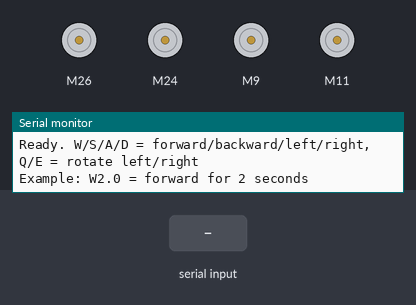
A sketch run on a simulated Arduino Uno, built with avr-gcc and run on an emulated ATmega328P. Parts: 4 × DC motor (green arrow = forward, orange = backward, longer = faster), the last lines printed to the serial monitor. The test bench sets the inputs (shaded band).

Above: at 1.2 s.
1.3 s: "W90\n" received over Serial
At 2.3 s:
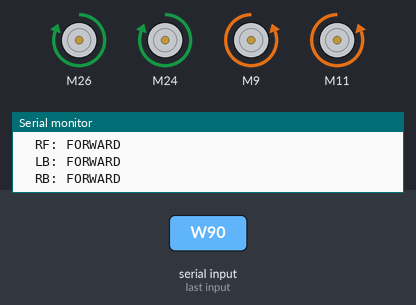
2.8 s: "S90\n" received over Serial
At 3.5 s:
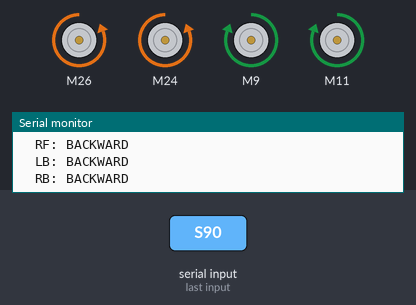
4.3 s: "A90\n" received over Serial
At 4.6 s:
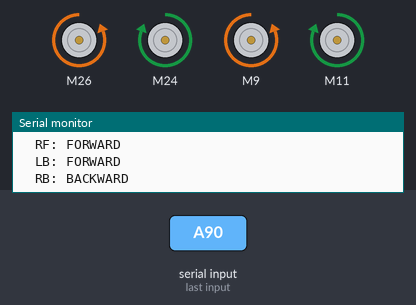
5.8 s: "D90\n" received over Serial
At 7.0 s:
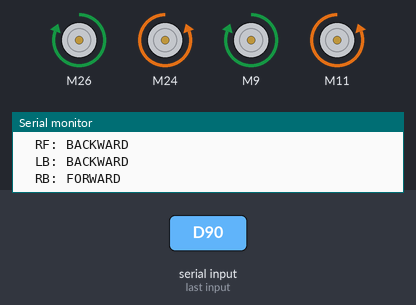
7.3 s: "Q90\n" received over Serial
At 8.1 s:
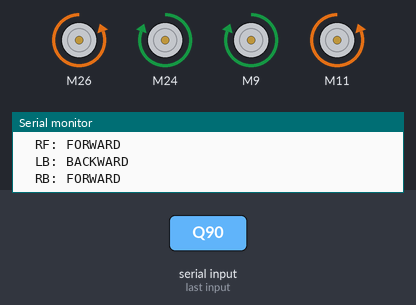
Timing chart, 0 to 18.8 s (numbered marks = the images above; inputs shaded):
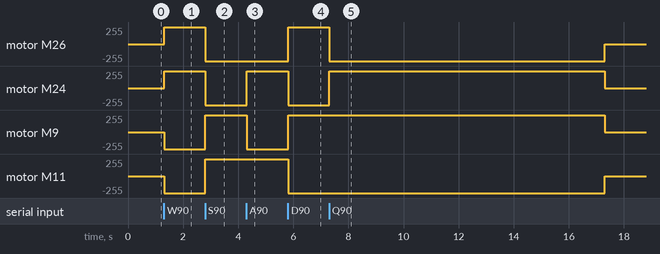

The sketch:

set_motor.ino
```cpp
#include <SparkFun_TB6612.h>

// ---------- Direction constants ----------
const int FORWARD  =  1;
const int BACKWARD = -1;

// ---------- Pins ----------
// Front Wheels
#define PWMA_F 7
#define AIN2_F 8
#define AIN1_F 9
#define STBY_F 10
#define BIN1_F 11 //right
#define BIN2_F 12 //right
#define PWMB_F 13

// Back Wheels
#define PWMA_B 22
#define AIN2_B 23
#define AIN1_B 24
#define STBY_B 25
#define BIN1_B 26 //right
#define BIN2_B 27 //right
#define PWMB_B 28

const int offset_LF = -1;
const int offset_RF = -1;
const int offset_LB = 1;
const int offset_RB = 1;

Motor motor_left_front  = Motor(BIN1_B, BIN2_B, PWMB_B, offset_RB, STBY_B);
Motor motor_left_back   = Motor(AIN1_F, AIN2_F, PWMA_F, offset_LF, STBY_F);

Motor motor_right_front = Motor(AIN1_B, AIN2_B, PWMA_B, offset_LB, STBY_B);
Motor motor_right_back  = Motor(BIN1_F, BIN2_F, PWMB_F, offset_RF, STBY_F);

#define TEST_SPEED 100   // percent (pins 22 and 28 only work at 100%)

// ---------- Non-blocking motor timing ----------
struct MotorTimer {
  Motor *motor;
  bool active;
  unsigned long startTime;
  unsigned long duration;
};

MotorTimer motorTimers[] = {
  { &motor_left_front,  false, 0, 0 },
  { &motor_right_front, false, 0, 0 },
  { &motor_left_back,   false, 0, 0 },
  { &motor_right_back,  false, 0, 0 }
};
const int NUM_MOTORS = sizeof(motorTimers) / sizeof(motorTimers[0]);

// speedPercent: 0-100, direction: FORWARD/BACKWARD, duration in ms
void set_motor(Motor &motor, int speedPercent, int direction, unsigned long duration) {
  speedPercent = constrain(speedPercent, 0, 100);
  int pwm = map(speedPercent, 0, 100, 0, 255);
  int signedSpeed = (direction >= 0) ? pwm : -pwm;

  for (int i = 0; i < NUM_MOTORS; i++) {
    if (motorTimers[i].motor == &motor) {
      motor.drive(signedSpeed);
      motorTimers[i].startTime = millis();
      motorTimers[i].duration  = duration;
      motorTimers[i].active    = true;
      return;
    }
  }
  Serial.println("set_motor: motor not registered in motorTimers");
}

// Call every loop(): brakes any motor whose duration has elapsed
void update_motors() {
  unsigned long now = millis();
  for (int i = 0; i < NUM_MOTORS; i++) {
    if (motorTimers[i].active && (now - motorTimers[i].startTime >= motorTimers[i].duration)) {
      motorTimers[i].motor->brake();
      motorTimers[i].active = false;
    }
  }
}

// ---------- Mecanum movement ----------

void log_wheel(const char *name, int direction) {
  Serial.print("  ");
  Serial.print(name);
  Serial.print(": ");
  Serial.println(direction == FORWARD ? "FORWARD" : "BACKWARD");
}

void bot_move(const char *label, int dirLF, int dirRF, int dirLB, int dirRB,
              unsigned long duration) {
  Serial.print("[");
  Serial.print(millis());
  Serial.print(" ms] ");
  Serial.print(label);
  Serial.print(" | speed=");
  Serial.print(TEST_SPEED);
  Serial.print("% | duration=");
  Serial.print(duration);
  Serial.println(" ms");

  log_wheel("LF", dirLF);
  log_wheel("RF", dirRF);
  log_wheel("LB", dirLB);
  log_wheel("RB", dirRB);

  set_motor(motor_left_front,  TEST_SPEED, dirLF, duration);
  set_motor(motor_right_front, TEST_SPEED, dirRF, duration);
  set_motor(motor_left_back,   TEST_SPEED, dirLB, duration);
  set_motor(motor_right_back,  TEST_SPEED, dirRB, duration);
}

void bot_forward(unsigned long duration) {
  bot_move("BOT FORWARD", FORWARD, FORWARD, FORWARD, FORWARD, duration);
}

void bot_backward(unsigned long duration) {
  bot_move("BOT BACKWARD", BACKWARD, BACKWARD, BACKWARD, BACKWARD, duration);
}

// Strafe left: LF and RB backward, RF and LB forward
void bot_left(unsigned long duration) {
  bot_move("BOT STRAFE LEFT", BACKWARD, FORWARD, FORWARD, BACKWARD, duration);
}

// Strafe right: LF and RB forward, RF and LB backward
void bot_right(unsigned long duration) {
  bot_move("BOT STRAFE RIGHT", FORWARD, BACKWARD, BACKWARD, FORWARD, duration);
}

// Rotate left (counter-clockwise): left wheels backward, right wheels forward
void bot_rotate_left(unsigned long duration) {
  bot_move("BOT ROTATE LEFT", BACKWARD, FORWARD, BACKWARD, FORWARD, duration);
}

// Rotate right (clockwise): left wheels forward, right wheels backward
void bot_rotate_right(unsigned long duration) {
  bot_move("BOT ROTATE RIGHT", FORWARD, BACKWARD, FORWARD, BACKWARD, duration);
}

// ---------- System check (call manually if needed) ----------

const unsigned long CHECK_MS = 6000;  // run time per direction
const unsigned long GAP_MS   = 6000;  // pause between steps

void wait_ms(unsigned long ms) {
  unsigned long start = millis();
  while (millis() - start < ms) {
    update_motors();
  }
}

void check_one(Motor &motor, const char *name) {
  Serial.print(name);
  Serial.println(" Forward");
  set_motor(motor, TEST_SPEED, FORWARD, CHECK_MS);
  wait_ms(CHECK_MS + GAP_MS);

  Serial.print(name);
  Serial.println(" Backward");
  set_motor(motor, TEST_SPEED, BACKWARD, CHECK_MS);
  wait_ms(CHECK_MS + GAP_MS);
}

void system_check() {
  Serial.println("=== System check start ===");
  check_one(motor_left_front,  "Front Left");
  check_one(motor_right_front, "Front Right");
  check_one(motor_left_back,   "Back Left");
  check_one(motor_right_back,  "Back Right");
  Serial.println("=== System check complete ===");
}

// ---------- Serial command handling ----------

const float MAX_DURATION_S = 10.0;  // safety cap per command
String cmdBuffer = "";

// Parses and runs a command like "W2.0"
void run_command(String cmd) {
  cmd.trim();
  if (cmd.length() < 2) {
    Serial.println("Invalid command. Format: <letter><seconds>, e.g. W2.0");
    return;
  }

  char letter = toupper(cmd.charAt(0));
  float seconds = cmd.substring(1).toFloat();

  if (seconds <= 0) {
    Serial.println("Invalid duration. Example: W2.0");
    return;
  }
  if (seconds > MAX_DURATION_S) {
    Serial.print("Duration capped at ");
    Serial.print(MAX_DURATION_S);
    Serial.println(" s");
    seconds = MAX_DURATION_S;
  }

  unsigned long ms = (unsigned long)(seconds * 1000.0);

  Serial.print("Command: ");
  Serial.print(letter);
  Serial.print(" for ");
  Serial.print(seconds, 1);
  Serial.println(" s");

  switch (letter) {
    case 'W': bot_forward(ms);      break;
    case 'S': bot_backward(ms);     break;
    case 'A': bot_left(ms);         break;
    case 'D': bot_right(ms);        break;
    case 'Q': bot_rotate_left(ms);  break;
    case 'E': bot_rotate_right(ms); break;
    default:
      Serial.print("Unknown command '");
      Serial.print(letter);
      Serial.println("'. Use W, A, S, D, Q, or E.");
      break;
  }
}

// Reads serial characters without blocking; runs a command on newline
void read_serial() {
  while (Serial.available() > 0) {
    char c = Serial.read();
    if (c == '\n' || c == '\r') {
      if (cmdBuffer.length() > 0) {
        run_command(cmdBuffer);
        cmdBuffer = "";
      }
    } else {
      cmdBuffer += c;
    }
  }
}

void setup() {
  Serial.begin(115200);
  Serial.println("Ready. W/S/A/D = forward/backward/left/right, Q/E = rotate left/right");
  Serial.println("Example: W2.0 = forward for 2 seconds");
}

void loop() {
  read_serial();
  update_motors();  // must be called every loop
}
```

Measured:
- after the input at 1.3 s, motor M26, motor M24: stopped → forward 255/255 at once; motor M9, motor M11: stopped → backward 255/255 at once
- after the input at 2.8 s, motor M26, motor M24: forward 255/255 → backward 255/255 at once; motor M9, motor M11: backward 255/255 → forward 255/255 at once
- after the input at 4.3 s, motor M24: backward 255/255 → forward 255/255 at once; motor M9: forward 255/255 → backward 255/255 at once
- after the input at 5.8 s, motor M26, motor M9: backward 255/255 → forward 255/255 at once; motor M24, motor M11: forward 255/255 → backward 255/255 at once
- after the input at 7.3 s, motor M26: forward 255/255 → backward 255/255 at once, → stopped 10.0 s later; motor M24: backward 255/255 → forward 255/255 at once, → stopped 10.0 s later; motor M9: forward 255/255 → stopped after 10.0 s instead of 8.5 s; motor M11: backward 255/255 → stopped after 10.0 s instead of 8.5 s
